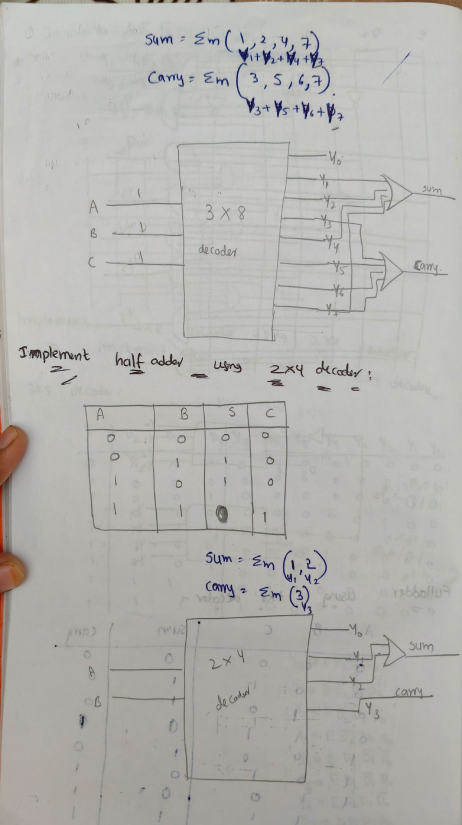
#> input picture datasets/real/3rd unit 2nd half 2-mid  (3)_page-0022.jpg, 924 x 1650 px (shown at 1/2 size)
$ python -i preprocess.py   (imports and definitions only)
#> lines starting #> are read from the running program, lines starting #| are printed output that depends on the picture
#> further down, picture is the input picture: shape (1650, 924, 3); mean B, G, R 175.3, 179.1, 179.9
"""
Image Preprocessing Module
Standardizes images without enhancing them.
Preserves generation artifacts while removing camera/lighting bias.
"""

import cv2
import numpy as np


def preprocess_image(img):
    """
    Standardize image for forensic analysis.

    Steps:
        1. Convert to grayscale
        2. Resize to fixed width (1200px)
        3. Normalize contrast (CLAHE)
        4. Very light denoising (bilateral - preserves edges)

    We do NOT beautify. We standardize.
    """
    # Step 1: Grayscale
    if len(img.shape) == 3:
        gray = cv2.cvtColor(img, cv2.COLOR_BGR2GRAY)
    else:
        gray = img.copy()

    # Step 2: Resize to fixed width keeping aspect ratio
    target_width = 1200
    h, w = gray.shape
#> h = 1650; w = 924
    if w != target_width:
        aspect_ratio = h / w
#> aspect_ratio = 1.79
        new_h = int(target_width * aspect_ratio)
#> new_h = 2142
        gray = cv2.resize(gray, (target_width, new_h), interpolation=cv2.INTER_AREA)
#> gray: shape (2142, 1200)

    # Step 3: CLAHE contrast normalization
    # Removes lighting bias, keeps noise pattern intact
    clahe = cv2.createCLAHE(clipLimit=2.0, tileGridSize=(8, 8))
    normalized = clahe.apply(gray)
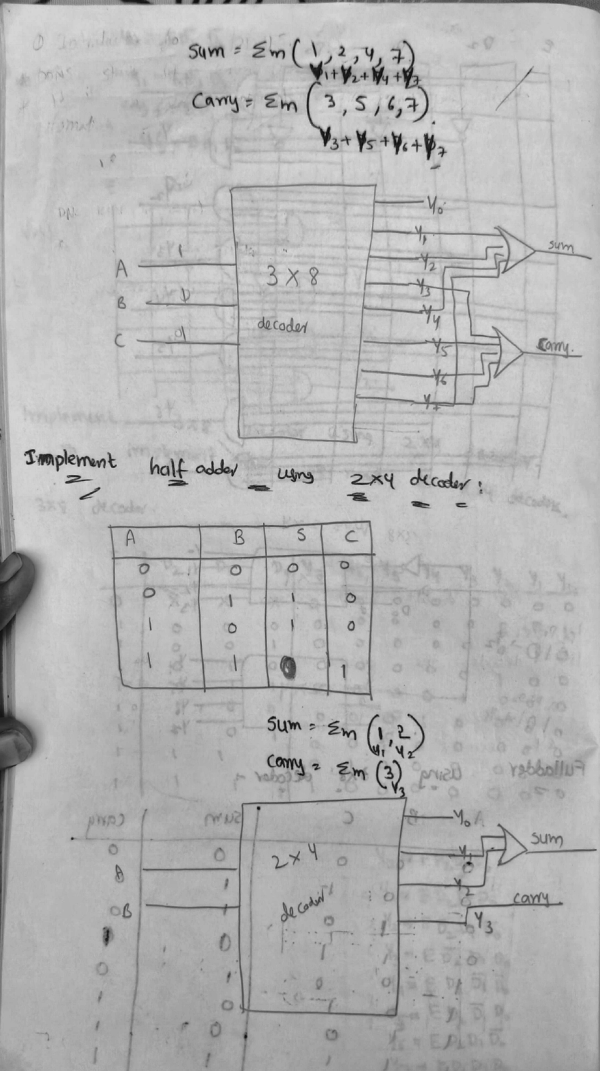
#> normalized: shape (2142, 1200) (shown at 1/2 size); min 4, max 218, mean 180.1

    # Step 4: Very light bilateral denoising
    # Preserves edges but smooths extreme outliers
    denoised = cv2.bilateralFilter(normalized, d=3, sigmaColor=10, sigmaSpace=10)

    return denoised


def get_grayscale(img):
    """Helper: convert to grayscale only."""
    if len(img.shape) == 3:
        return cv2.cvtColor(img, cv2.COLOR_BGR2GRAY)
    return img.copy()

>>> import cv2
>>> picture = cv2.imread('../datasets/real/3rd unit 2nd half 2-mid  (3)_page-0022.jpg')
>>> result = preprocess_image(picture)
